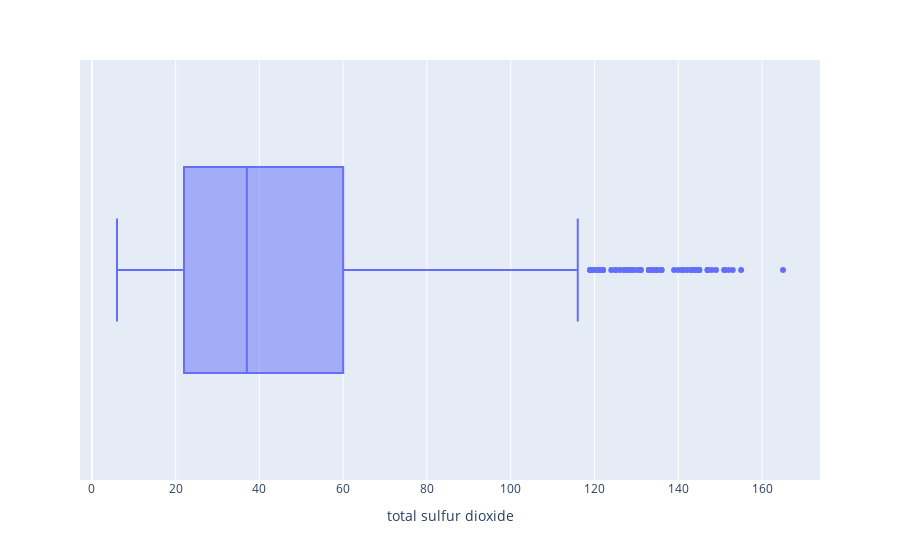

Write notebook code for a chart like this one.
### Markdown cell above
total sulfur dioxide

### Code cell
# Boxplot da categoria "total sulfur dioxide"

px.box(
    df,
    "total sulfur dioxide"
)

### Figure 1 — Plotly figure (JSON) as saved in the notebook; plotly's stock layout.template omitted (floating-point values rounded to 4 significant figures; data arrays with more than 128 entries replaced by an {"elided": "..."} marker saying what was removed)
{"data": [{"alignmentgroup": "True", "hovertemplate": "total sulfur dioxide=%{x}<extra></extra>", "legendgroup": "", "marker": {"color": "#636efa"}, "name": "", "notched": false, "offsetgroup": "", "orientation": "h", "showlegend": false, "type": "box", "x": {"elided": "1543 float values"}, "x0": " ", "xaxis": "x", "y0": " ", "yaxis": "y"}], "layout": {"boxmode": "group", "legend": {"tracegroupgap": 0}, "margin": {"t": 60}, "xaxis": {"anchor": "y", "domain": [0, 1], "title": {"text": "total sulfur dioxide"}}, "yaxis": {"anchor": "x", "domain": [0, 1]}}}
